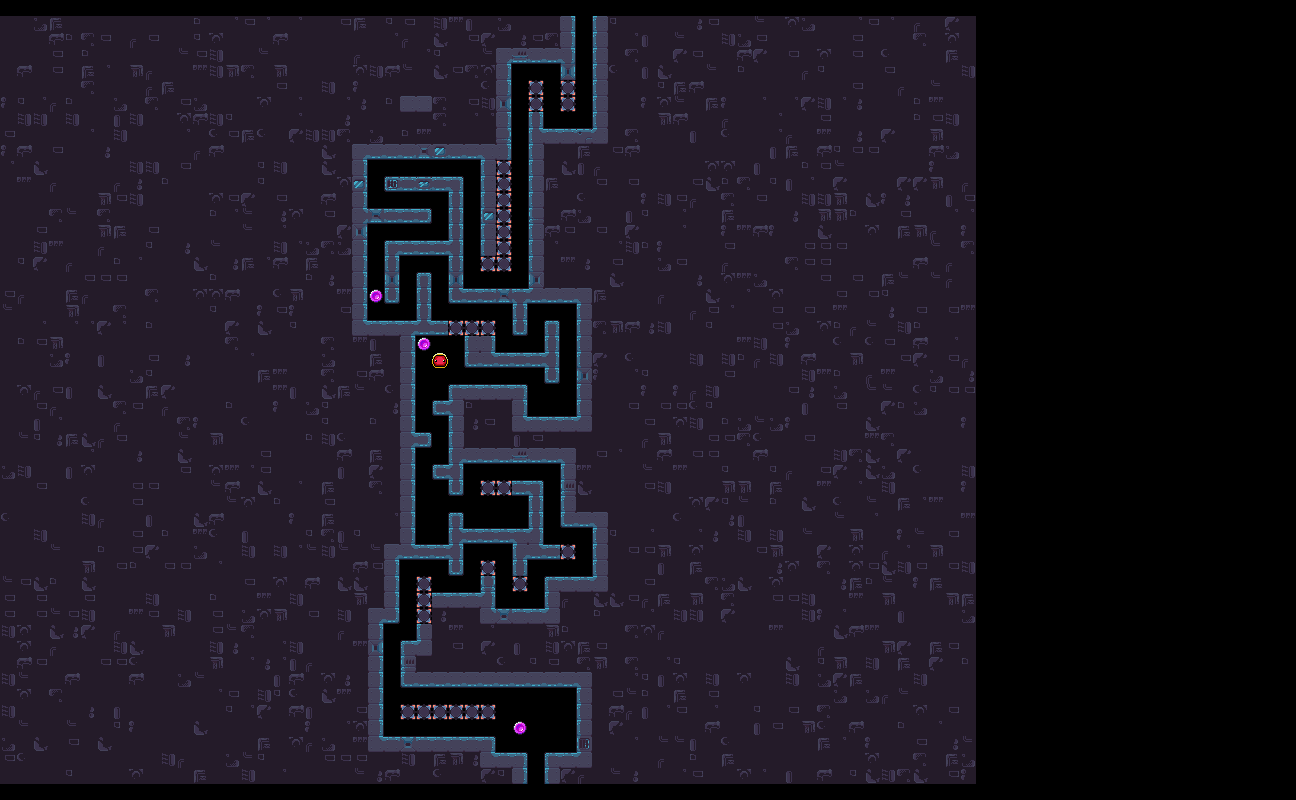

A 2D game scene composited from a Tiled map and its tileset images. What follows is a short description and the map's XML, with each tile layer's data collapsed to a summary:
An orthogonal 81x50 tile map with 16x16 px tiles, 5 tile layers (Prototype, Obstacles, Background, Layout, ...), 2 tilesets and 144 objects (103x Sprinkle, 7x Factory_StaticSpike08, 6x Factory_StaticSpike14, 4x Factory_StaticSpike01, 3x Factory_StaticSpike21, ...).

<map version="1.11" tiledversion="1.11.0" orientation="orthogonal" renderorder="right-down" width="81" height="50" tilewidth="16" tileheight="16" infinite="0" nextlayerid="74" nextobjectid="241244">
 <properties>
  <property name="IgnoreLock" type="bool" value="false" />
 </properties>
 <tileset firstgid="1" source="../../../Tilemap/Bioms/Factory_Tilemap.tsx" />
 <tileset firstgid="2476" source="../../../Tilemap/Enemies/Factory_MultitileObjects.tsx" />
 <group id="2" name="Input">
  <layer id="6" name="Prototype" width="81" height="50">
   <properties>
    <property name="unity:SortingLayer" value="Prototype" />
   </properties>
   <data>[4050 cells, 2725 non-empty, 4 distinct tile ids]</data>
  </layer>
  <layer id="45" name="Obstacles" width="81" height="50">
   <properties>
    <property name="unity:SortingLayer" value="Obstacles" />
   </properties>
   <data>[4050 cells, 4 non-empty, 2 distinct tile ids]</data>
  </layer>
 </group>
 <group id="3" name="Output">
  <group id="11" name="Output_Hazards">
   <objectgroup id="47" name="Hazard20" tintcolor="#ffffff">
    <properties>
     <property name="unity:SortingLayer" value="Hazard20" />
    </properties>
   </objectgroup>
   <objectgroup id="48" name="Hazard19" tintcolor="#ffffff">
    <properties>
     <property name="unity:SortingLayer" value="Hazard19" />
    </properties>
   </objectgroup>
   <objectgroup id="49" name="Hazard18" tintcolor="#ffffff">
    <properties>
     <property name="unity:SortingLayer" value="Hazard18" />
    </properties>
   </objectgroup>
   <objectgroup id="50" name="Hazard17" tintcolor="#ffffff">
    <properties>
     <property name="unity:SortingLayer" value="Hazard17" />
    </properties>
   </objectgroup>
   <objectgroup id="51" name="Hazard16" tintcolor="#ffffff">
    <properties>
     <property name="unity:SortingLayer" value="Hazard16" />
    </properties>
   </objectgroup>
   <objectgroup id="52" name="Hazard15" tintcolor="#ffffff">
    <properties>
     <property name="unity:SortingLayer" value="Hazard15" />
    </properties>
   </objectgroup>
   <objectgroup id="53" name="Hazard14" tintcolor="#ffffff">
    <properties>
     <property name="unity:SortingLayer" value="Hazard14" />
    </properties>
   </objectgroup>
   <objectgroup id="54" name="Hazard13" tintcolor="#ffffff">
    <properties>
     <property name="unity:SortingLayer" value="Hazard13" />
    </properties>
   </objectgroup>
   <objectgroup id="55" name="Hazard12" tintcolor="#ffffff">
    <properties>
     <property name="unity:SortingLayer" value="Hazard12" />
    </properties>
   </objectgroup>
   <objectgroup id="56" name="Hazard11" tintcolor="#ffffff">
    <properties>
     <property name="unity:SortingLayer" value="Hazard11" />
    </properties>
   </objectgroup>
   <objectgroup id="57" name="Hazard10" tintcolor="#ffffff">
    <properties>
     <property name="unity:SortingLayer" value="Hazard10" />
    </properties>
   </objectgroup>
   <objectgroup id="58" name="Hazard09" tintcolor="#ffffff">
    <properties>
     <property name="unity:SortingLayer" value="Hazard09" />
    </properties>
   </objectgroup>
   <objectgroup id="59" name="Hazard08" tintcolor="#ffffff">
    <properties>
     <property name="unity:SortingLayer" value="Hazard08" />
    </properties>
   </objectgroup>
   <objectgroup id="60" name="Hazard07" tintcolor="#ffffff">
    <properties>
     <property name="unity:SortingLayer" value="Hazard07" />
    </properties>
   </objectgroup>
   <objectgroup id="61" name="Hazard06" tintcolor="#ffffff">
    <properties>
     <property name="unity:SortingLayer" value="Hazard06" />
    </properties>
   </objectgroup>
   <objectgroup id="62" name="Hazard05" tintcolor="#ffffff">
    <properties>
     <property name="unity:SortingLayer" value="Hazard05" />
    </properties>
   </objectgroup>
   <objectgroup id="63" name="Hazard04" tintcolor="#ffffff">
    <properties>
     <property name="unity:SortingLayer" value="Hazard04" />
    </properties>
   </objectgroup>
   <objectgroup id="64" name="Hazard03" tintcolor="#ffffff">
    <properties>
     <property name="unity:SortingLayer" value="Hazard03" />
    </properties>
   </objectgroup>
   <objectgroup id="65" name="Hazard02" tintcolor="#ffffff">
    <properties>
     <property name="unity:SortingLayer" value="Hazard02" />
    </properties>
   </objectgroup>
   <objectgroup id="66" name="Hazard01" tintcolor="#ffffff">
    <properties>
     <property name="unity:SortingLayer" value="Hazard01" />
    </properties>
   </objectgroup>
   <objectgroup id="67" name="Hazard00" tintcolor="#ffffff">
    <properties>
     <property name="unity:SortingLayer" value="Hazard00" />
    </properties>
   </objectgroup>
   <objectgroup id="68" name="Dropper" tintcolor="#ffffff">
    <properties>
     <property name="unity:SortingLayer" value="Dropper" />
    </properties>
   </objectgroup>
   <objectgroup id="69" name="Smallbot" tintcolor="#ffffff">
    <properties>
     <property name="unity:SortingLayer" value="Smallbot" />
    </properties>
   </objectgroup>
   <objectgroup id="70" name="Fireball" tintcolor="#ffffff">
    <properties>
     <property name="unity:SortingLayer" value="Fireball" />
    </properties>
    <!-- 1 objects omitted --></objectgroup>
   <objectgroup id="42" name="Buzzsaw">
    <properties>
     <property name="unity:SortingLayer" value="Buzzsaw" />
    </properties>
   </objectgroup>
   <objectgroup id="41" name="FireCannon">
    <properties>
     <property name="unity:SortingLayer" value="FireCannon" />
    </properties>
   </objectgroup>
   <objectgroup id="40" name="Slamblock">
    <properties>
     <property name="unity:SortingLayer" value="Slamblock" />
    </properties>
   </objectgroup>
   <objectgroup id="14" name="HiddenSpike">
    <properties>
     <property name="unity:SortingLayer" value="HiddenSpike" />
    </properties>
   </objectgroup>
   <objectgroup id="13" name="StaticSpike">
    <properties>
     <property name="unity:SortingLayer" value="StaticSpike" />
    </properties>
    <!-- 37 objects omitted --></objectgroup>
  </group>
  <group id="32" name="Output_Items">
   <objectgroup id="71" name="Item00" tintcolor="#ffffff">
    <properties>
     <property name="unity:SortingLayer" value="Item00" />
    </properties>
   </objectgroup>
   <objectgroup id="72" name="Star" tintcolor="#ffffff">
    <properties>
     <property name="unity:SortingLayer" value="Star" />
    </properties>
   </objectgroup>
   <objectgroup id="73" name="Key" tintcolor="#ffffff">
    <properties>
     <property name="unity:SortingLayer" value="Key" />
    </properties>
   </objectgroup>
   <objectgroup id="43" name="PowerUp">
    <properties>
     <property name="unity:SortingLayer" value="PowerUp" />
    </properties>
   </objectgroup>
   <objectgroup id="39" name="Sprinkle">
    <properties>
     <property name="unity:SortingLayer" value="Sprinkle" />
    </properties>
    <!-- 103 objects omitted --></objectgroup>
   <objectgroup id="34" name="Coin">
    <properties>
     <property name="unity:SortingLayer" value="Coin" />
    </properties>
    <!-- 3 objects omitted --></objectgroup>
  </group>
  <layer id="9" name="Background" width="81" height="50">
   <properties>
    <property name="unity:SortingLayer" value="Background" />
   </properties>
   <data>[4050 cells, 2434 non-empty, 21 distinct tile ids]</data>
  </layer>
  <layer id="8" name="Layout" width="81" height="50">
   <properties>
    <property name="unity:SortingLayer" value="Layout" />
    <property name="unity:Tag" value="Wall" />
   </properties>
   <data>[4050 cells, 256 non-empty, 54 distinct tile ids]</data>
  </layer>
  <layer id="46" name="Details" width="81" height="50">
   <properties>
    <property name="unity:SortingLayer" value="Details" />
   </properties>
   <data>[4050 cells, 0 non-empty, 0 distinct tile ids]</data>
  </layer>
 </group>
</map>
<!-- 144 of 144 objects omitted -->
